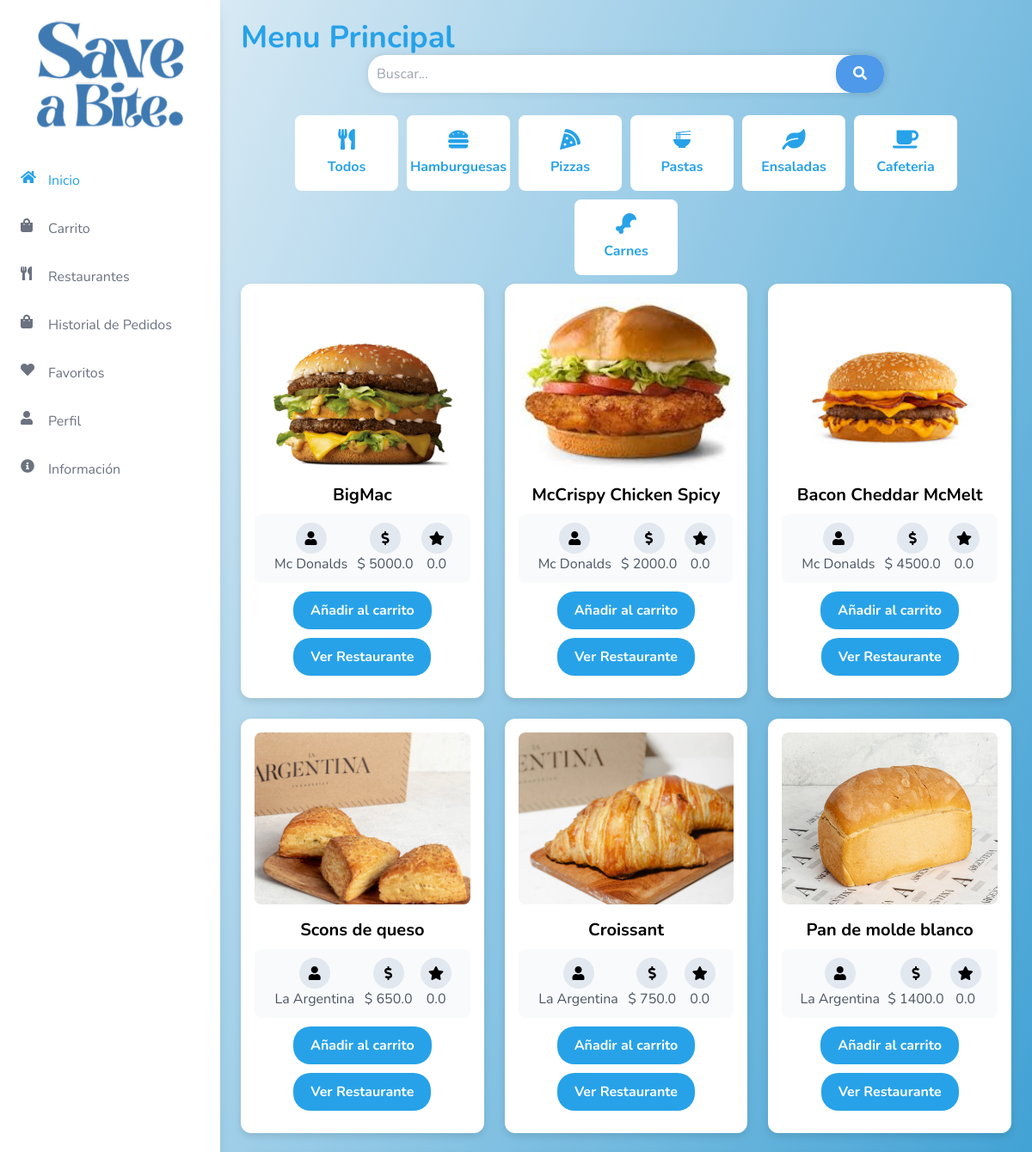
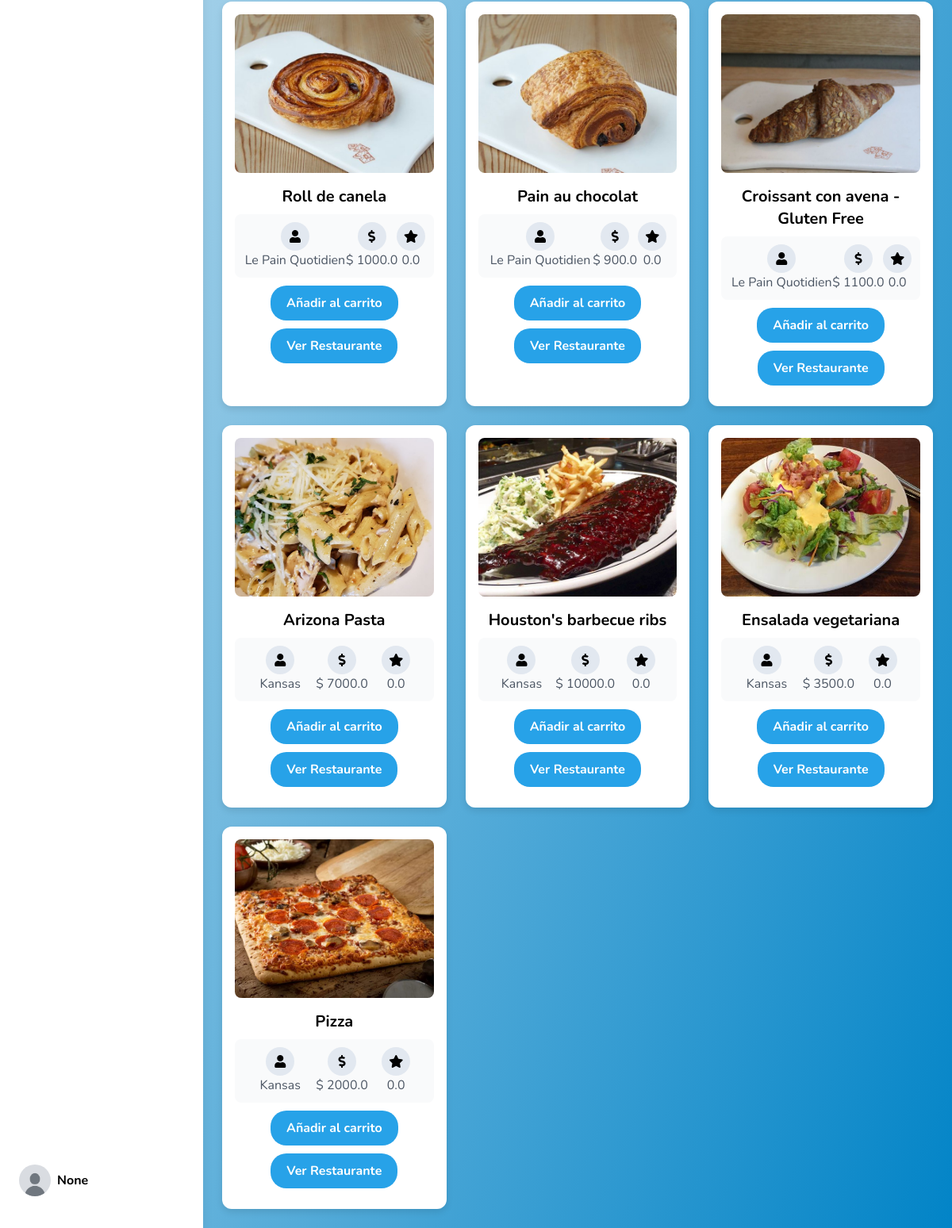
Before: /menu with the older database file (2 pictures, top to bottom).
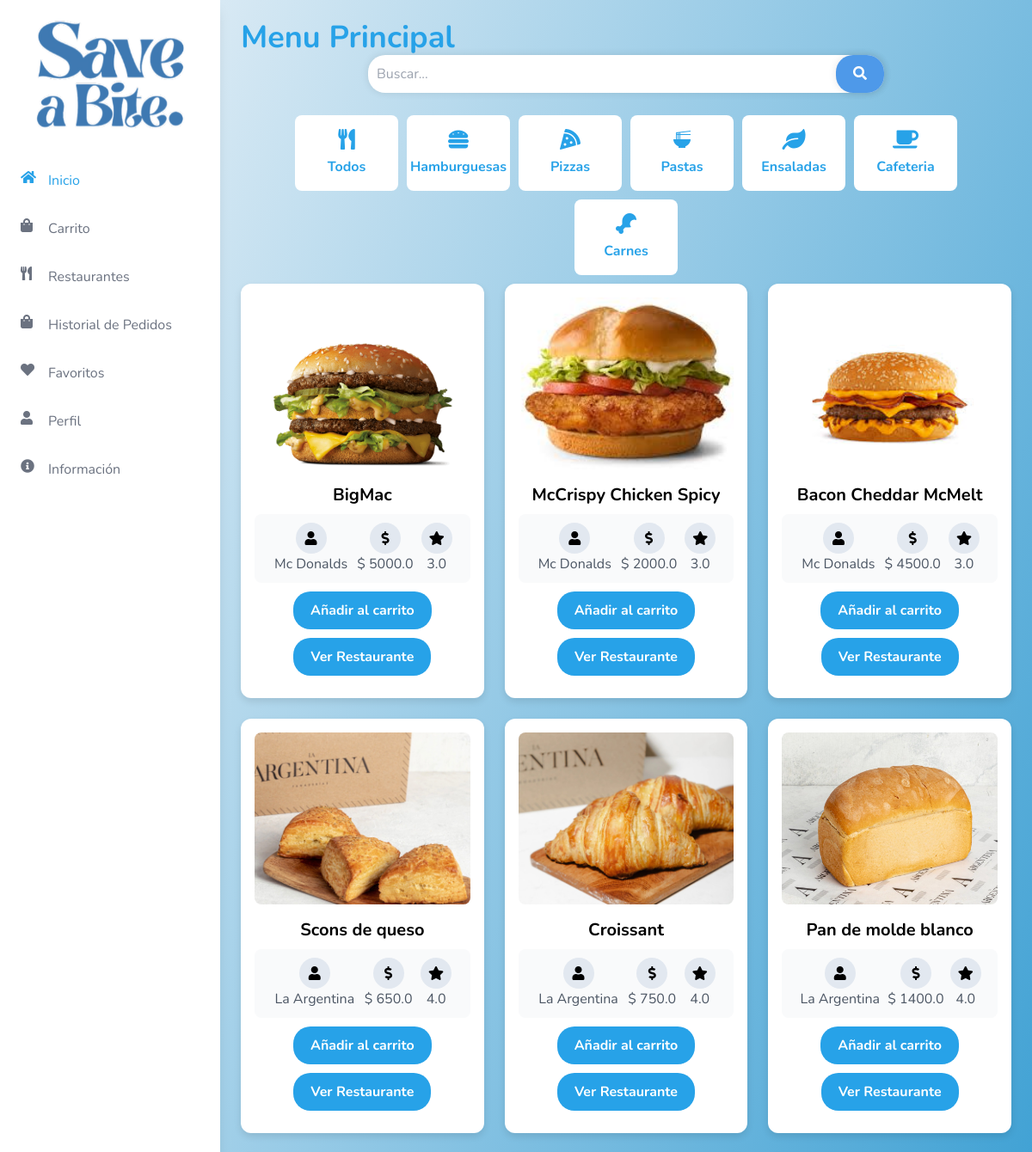
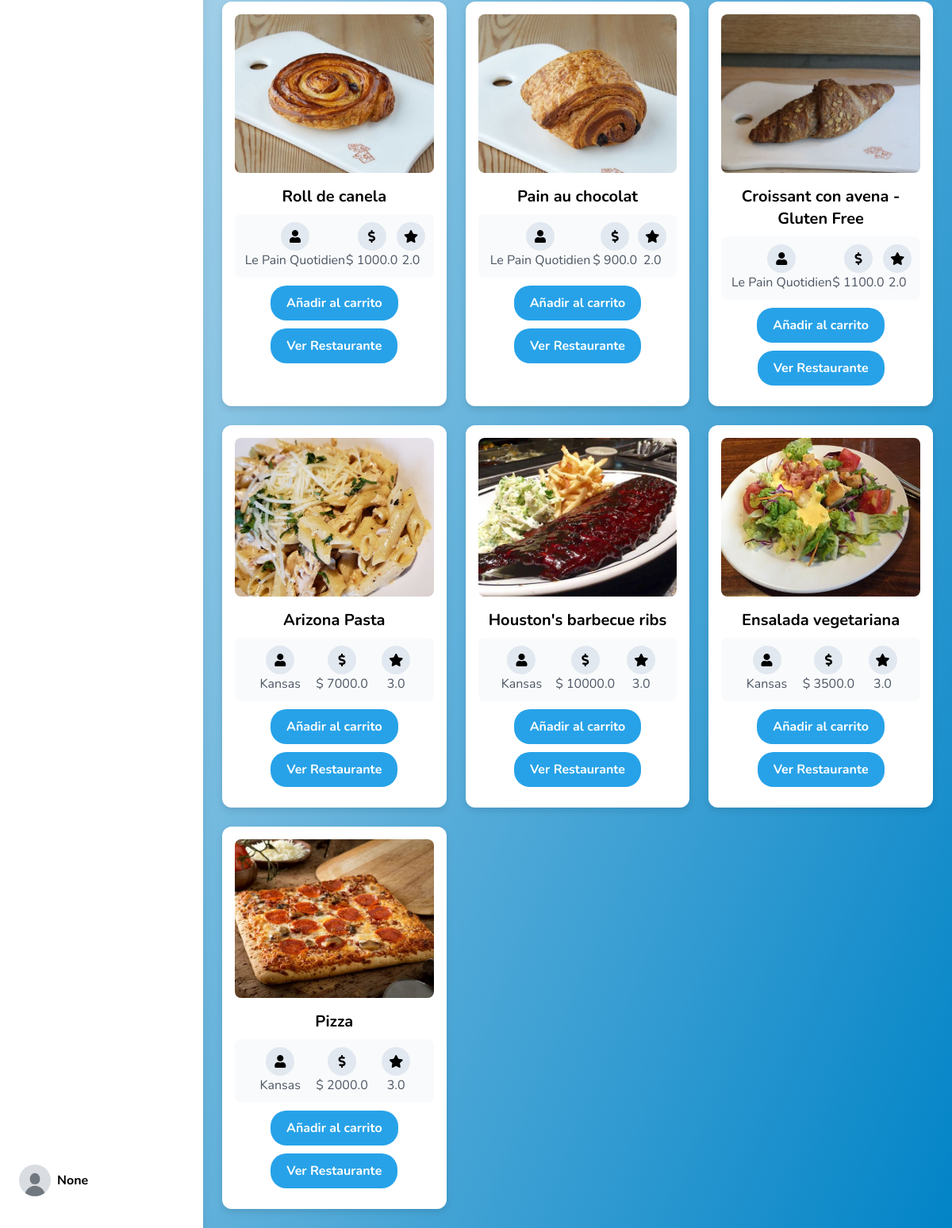
After: the same page with the newer database file (2 pictures, top to bottom).
### tables this page shows
CREATE TABLE Productos (
            id INTEGER PRIMARY KEY AUTOINCREMENT,
            id_empresa INTEGER NOT NULL,
            nombre TEXT NOT NULL,
            empresa TEXT NOT NULL,
            precio REAL NOT NULL,
            descripcion TEXT NOT NULL,
            imagen TEXT NOT NULL,
            tipoComida TEXT NOT NULL,
            stock INTEGER DEFAULT 0,
            estad TEXT DEFAULT 'No Disponible',
            tipo_dieta TEXT,
            FOREIGN KEY (id_empresa) REFERENCES usuarioEmpresa (id)
        );

CREATE TABLE usuarioEmpresa (
            id INTEGER PRIMARY KEY AUTOINCREMENT,
            nombre_usuario TEXT NOT NULL,
            correo_electronico TEXT NOT NULL UNIQUE,
            contrasena TEXT NOT NULL,
            imagen TEXT,  -- Columna para almacenar imágenes
            membresia TEXT,
            direccion_id INTEGER,
            ratingTotal REAL DEFAULT 0,
            FOREIGN KEY (direccion_id) REFERENCES direccionEmpresa (id)
        );

### app.py (the view, shortened to what this page needs)
@app.route("/menu", methods=['GET'])
def menu():
    user_name = session.get('user_name')
    user_image = session.get('user_image')
    user_id = session.get('user_id')
    query = request.args.get('query', '').lower()
    conn = get_db_connection()
    user = conn.execute('SELECT tipo_dieta FROM usuarios WHERE id = ?', (user_id,)).fetchone()
    tipo_dieta = user['tipo_dieta'] if user else None
    productos_query = '''
        SELECT Productos.*, usuarioEmpresa.imagen AS empresa_imagen, usuarioEmpresa.ratingTotal AS rating_total
        FROM Productos
        JOIN usuarioEmpresa ON Productos.id_empresa = usuarioEmpresa.id
        WHERE Productos.estad = 'Disponible'
    '''
    params = []
    productos = conn.execute(productos_query, params).fetchall()
    recomendados = []
    conn.close()
    return render_template('general/menu.html', user_name=user_name, user_image=user_image, productos=productos, recomendados=recomendados, tipo_dieta=tipo_dieta)

### app.py (called while the page is built)
def get_db_connection():
    conn = sqlite3.connect('flask_db.db')
    conn.row_factory = sqlite3.Row
    return conn

### templates/general/menu.html (shortened to what this page needs)
<!DOCTYPE html>
<html lang="es">
<head>
    <script src="https://cdn.tailwindcss.com"></script>
    <link href="https://cdnjs.cloudflare.com/ajax/libs/font-awesome/5.15.3/css/all.min.css" rel="stylesheet">
</head>
<body class="flex">
    {% include 'Sidebars/SidebarUsuario.html' %}
    <div class="flex-1 p-6 content ml-64">
        <h1 class="text-4xl font-bold text-custom-blue">Menu Principal</h1>
        <div class="header">
            <div class="search">
                <form id="search-form" action="/menu" method="get">
                    <div class="search-container">
                        <input type="text" id="search-input" name="query" placeholder="Buscar..." value="{{ request.args.get('query', '') }}">
                        <button type="submit" id="search-button" style="display: '{{ 'none' if request.args.get('query', '') else 'inline-block' }}'"><i class="fas fa-search"></i></button>
                    </div>
                </form>
            </div>
        </div>
        <div class="button-container">
            <button class="btn-custom {% if tipo_comida == 'todos' %}active{% endif %}" onclick="filterCategory('todos')">
                <i class="fas fa-utensils"></i>
                Todos
            </button>
            <button class="btn-custom {% if 'Hamburguesas' in tipo_comida %}active{% endif %}" onclick="filterCategory('Hamburguesas')">
                <i class="fas fa-hamburger"></i>
                Hamburguesas
            </button>
            <button class="btn-custom {% if 'Pizzas' in tipo_comida %}active{% endif %}" onclick="filterCategory('Pizzas')">
                <i class="fas fa-pizza-slice"></i>
                Pizzas
            </button>
            <button class="btn-custom {% if 'Pastas' in tipo_comida %}active{% endif %}" onclick="filterCategory('Pastas')">
                <i class="material-icons">ramen_dining</i>
                Pastas
            </button>
            <button class="btn-custom {% if 'Ensaladas' in tipo_comida %}active{% endif %}" onclick="filterCategory('Ensaladas')">
                <i class="fas fa-leaf"></i>
                Ensaladas
            </button>
            <button class="btn-custom {% if 'Cafeteria' in tipo_comida %}active{% endif %}" onclick="filterCategory('Cafeteria')">
                <i class="fas fa-coffee"></i>
                Cafeteria
            </button>
            <button class="btn-custom {% if 'Carnes' in tipo_comida %}active{% endif %}" onclick="filterCategory('Carnes')">
                <i class="fas fa-drumstick-bite"></i>
                Carnes
            </button>
        </div>
        <div class="grid grid-cols-1 md:grid-cols-2 lg:grid-cols-3 gap-6">
            {% for producto in productos %}
                {% if producto.estad == "Disponible" and producto.stock != 0 %}
                    <div class="recipe-card {{ producto.tipo_comida }}" onclick="goToProductDetail('{{ producto.id }}')">
                        <img src="{{ url_for('static', filename='uploads/' ~ producto.imagen) }}" alt="{{ producto.nombre }}">
                        <h3 class=" title text-xl mb-2">{{ producto.nombre }}</h3>
                        <div class="info">
                            <div>
                                <div class="info-icon"><i class="fas fa-user"></i></div>
                                <p class="text-gray-600">{{ producto.empresa }}</p>
                            </div>
                            <div>
                                <div class="info-icon"><i class="fas fa-dollar-sign"></i></div>
                                <p class="text-gray-600">$ {{ producto.precio }}</p>
                            </div>
                            <div>
                                <div class="info-icon rating-icon"><i class="fas fa-star"></i></div>
                                <p class="text-gray-600">{{ producto.rating_total }}</p>
                            </div>
                        </div>
                        <div class="button-container">
                            <button class="action-button add-to-cart-btn" data-stock="{{ producto.stock }}" data-id="{{ producto.id }}" data-name="{{ producto.nombre }}" data-description="{{ producto.descripcion }}" data-price="{{ producto.precio }}" data-image="{{ url_for('static', filename='uploads/' ~ producto.imagen) }}">Añadir al carrito</button>
                            <form method="GET" action="{{ url_for('ver_menu', id=producto.id_empresa) }}">
                                <button type="submit" class="action-button">Ver Restaurante</button>
                            </form>
                        </div>
                    </div>
                {% endif %}
            {% endfor %}
        </div>
    </div>
</body>
</html>

### templates/Sidebars/SidebarUsuario.html (shortened to what this page needs)
<!DOCTYPE html>
<html lang="es">
<head>
    <script src="https://cdn.tailwindcss.com"></script>
    <link href="https://cdnjs.cloudflare.com/ajax/libs/font-awesome/5.15.3/css/all.min.css" rel="stylesheet">
</head>
<body class="flex">
    <div class="flex flex-col h-screen bg-white w-64 p-6 shadow-lg fixed">
        <div class="flex justify-center mb-8">
            <img src="{{ url_for('static', filename='img/logo.png') }}" class="logo w-44" alt="Save a Bite Logo"/>
        </div>
        <div class="nav-item {% if request.path == url_for('menu') %}active{% endif %}">
            <i class="fas fa-home"></i>
            <a href="{{ url_for('menu') }}" class="text-decoration-none">Inicio</a>
        </div>
        <div class="nav-item {% if request.path == url_for('carrito') %}active{% endif %}">
            <i class="fas fa-shopping-bag"></i>
            <a href="{{ url_for('carrito') }}" class="text-decoration-none">Carrito</a>
        </div>
        <div class="nav-item {% if request.path == url_for('restaurantes') %}active{% endif %}">
            <i class="fas fa-utensils"></i>
            <a href="{{ url_for('restaurantes') }}" class="text-decoration-none">Restaurantes</a>
        </div>
        <div class="nav-item {% if request.path == url_for('pedidos_cliente') %}active{% endif %}">
            <i class="fas fa-shopping-bag"></i>
            <a href="{{ url_for('pedidos_cliente') }}" class="text-decoration-none">Historial de Pedidos</a>
        </div>
        <div class="nav-item {% if request.path == url_for('favoritos') %}active{% endif %}">
            <i class="fas fa-heart"></i>
            <a href="{{ url_for('favoritos') }}" class="text-decoration-none">Favoritos</a>
        </div>
        <div class="nav-item {% if request.path == url_for('perfil_usuario') %}active{% endif %}">
            <i class="fas fa-user"></i>
            <a href="{{ url_for('perfil_usuario') }}" class="text-decoration-none">Perfil</a>
        </div>
        <div class="nav-item {% if request.path == url_for('informacionUsuario') %}active{% endif %}">
            <i class="fas fa-info-circle"></i>
            <a href="{{ url_for('informacionUsuario') }}" class="text-decoration-none">Información</a>
        </div>
        <div class="profile mt-auto">
            <img src="{{ url_for('static', filename='uploads/' ~ session.get('user_image', 'defaultuser.jpg')) }}" alt="Profile">
            <div class="profile-text">
                <div class="name">{{ session.get('user_name') }}</div>
            </div>
        </div>
    </div>
</body>
</html>

### templates/Sidebars/SidebarUsuario.html (style rules this page uses)
body { font-family: 'Nunito', sans-serif; background: linear-gradient(to bottom right, #f1f5f9, #0284c7); overflow: hidden; }
.text-custom-blue { color: #27a2e8; }
.nav-item { margin: 1rem 0; display: flex; align-items: center; color: #6b7280; transition: color 0.3s ease; }
.nav-item i { height: 24px; width: 24px; margin-right: 0.5rem; }
.nav-item:hover, .nav-item.active { color: #27a2e8; }
.profile { display: flex; align-items: center; margin-top: auto; margin-bottom: 1rem; }
.profile img { height: 40px; width: 40px; border-radius: 50%; margin-right: 0.5rem; }
.profile-text { display: flex; flex-direction: column; }
.profile-text .name { font-weight: bold; }

Changed rows visible on the page:
changed through a linked row, Productos "BigMac": rating_total "0.0" → "3.0"
changed through a linked row, Productos "McCrispy Chicken Spicy": rating_total "0.0" → "3.0"
changed through a linked row, Productos "Bacon Cheddar McMelt": rating_total "0.0" → "3.0"
changed through a linked row, Productos "Scons de queso": rating_total "0.0" → "4.0"
changed through a linked row, Productos "Croissant": rating_total "0.0" → "4.0"
changed through a linked row, Productos "Pan de molde blanco": rating_total "0.0" → "4.0"
changed through a linked row, Productos "Roll de canela": rating_total "0.0" → "2.0"
changed through a linked row, Productos "Pain au chocolat": rating_total "0.0" → "2.0"
changed through a linked row, Productos "Croissant con avena - Gluten Free": rating_total "0.0" → "2.0"
changed through a linked row, Productos "Arizona Pasta": rating_total "0.0" → "3.0"
changed through a linked row, Productos "Houston's barbecue ribs": rating_total "0.0" → "3.0"
changed through a linked row, Productos "Ensalada vegetariana": rating_total "0.0" → "3.0"
changed through a linked row, Productos "Pizza": rating_total "0.0" → "3.0"
